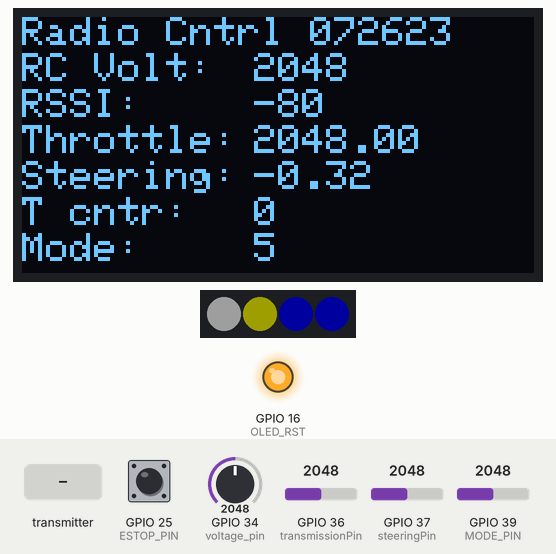
A program run on a simulated ESP32. Shown: 128×64 one-colour display, 4 RGB LEDs in strip order, left to right, output pins drawn as LEDs (lit = HIGH). Inputs (shaded band) come from the test bench; at power-on: GPIO 34 (voltage_pin) = 2048, GPIO 36 (transmissionPin) = 2048, GPIO 37 (steeringPin) = 2048, GPIO 25 (ESTOP_PIN) HIGH, GPIO 39 (MODE_PIN) = 2048. Dim RGB values are drawn brighter than linear; no radio packets arrive unless stated; what the program prints to the serial monitor is not drawn.

Above: at 11.2 s.
11.3 s: the transmitter starts sending gps_rtk_status = -100
At 13.3 s:
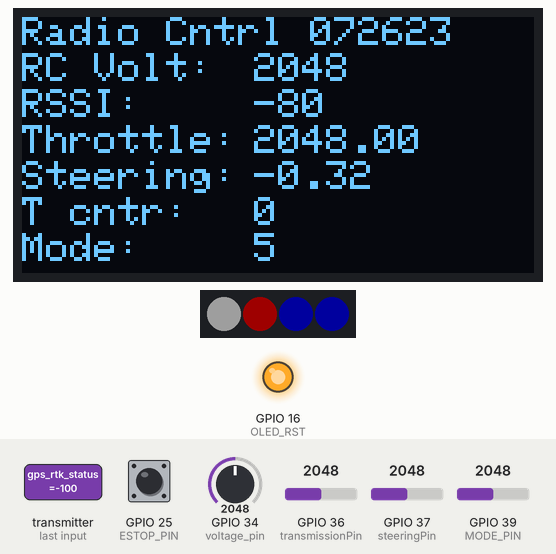
13.6 s: the transmitter starts sending counter = 1024
At 14.4 s:
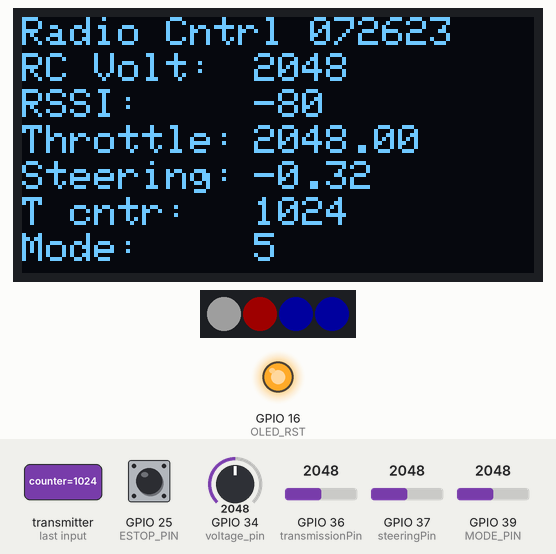
15.1 s: the transmitter starts sending gps_rtk_status = 0
At 16.4 s:
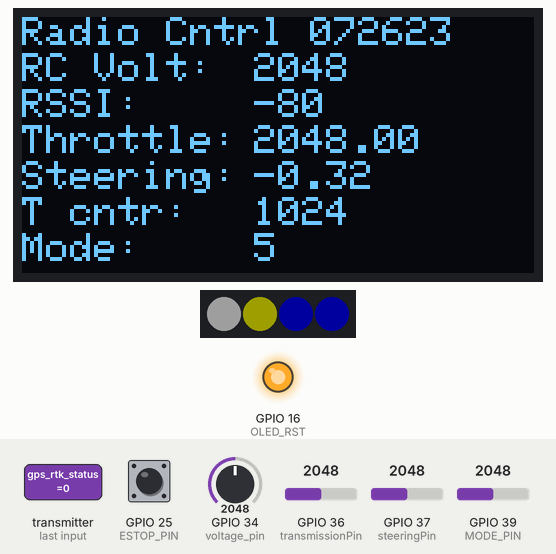
16.7 s: GPIO 34 (voltage_pin) set to 2866
At 17.1 s:
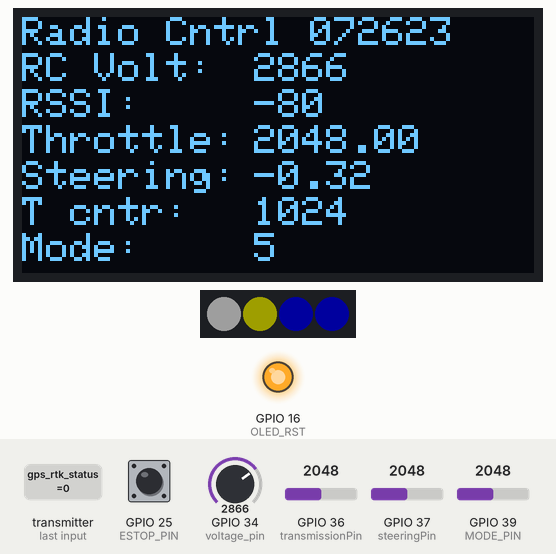
18.2 s: GPIO 36 (transmissionPin) set to 2866
At 18.6 s:
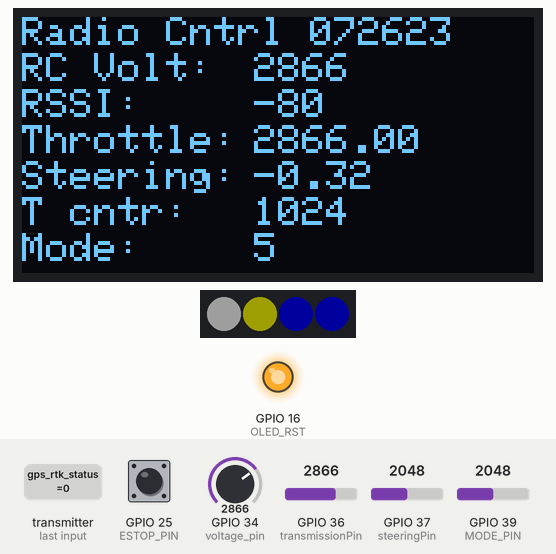
19.7 s: GPIO 37 (steeringPin) set to 2866
At 20.3 s:
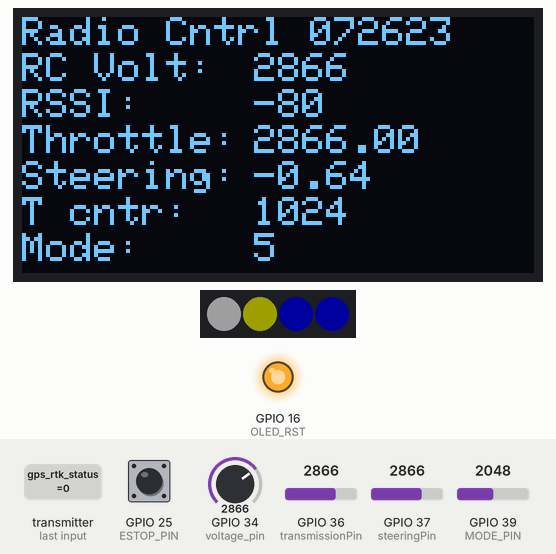
Timing chart, 0 to 22.2 s (numbered marks = the images above; inputs shaded):
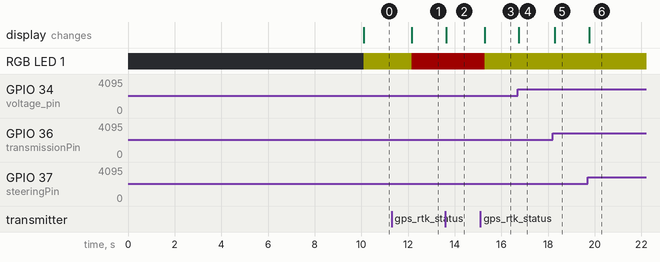

Measured:
- after the input at 11.3 s, RGB LED 1: RGB(30, 30, 0) → RGB(30, 0, 0) after 0.87 s
- after the input at 13.6 s, the display: changes at once (image 2)
- after the input at 15.1 s, RGB LED 1: RGB(30, 0, 0) → RGB(30, 30, 0) after 0.19 s
- after the input at 16.7 s, the display: changes at once (image 4)
- after the input at 18.2 s, the display: changes after 0.08 s (image 5)
- after the input at 19.7 s, the display: changes after 0.07 s (image 6)

The program:

main.cpp
```cpp
#include <Arduino.h>
#include <SPI.h>
#include <LoRa.h>
#include <Adafruit_SSD1306.h>
#include <FastLED.h>

// LoRa Pin Definitions
#define CS_PIN 18
#define IRQ_PIN 26
#define RST_PIN 14
#define SCK_PIN 5
#define MISO 19
#define MOSI 27

// LoRa frequency and sync word
#define LORA_FREQUENCY 915E6
#define LORA_SYNC_WORD 0x15

#define SEND_STATE 0
#define RECEIVE_STATE 1
unsigned long stateSwitchInterval = 100; // time in milliseconds to switch state
unsigned long lastStateSwitch = 0;       // last time the state was switched
byte state = RECEIVE_STATE;              // start in receive state

// Data structure definition
struct RadioControlStruct
{
  float steering_val;
  float throttle_val;
  float voltage;
  byte estop;
  byte control_mode;
  unsigned long counter;
} RadioControlData;

struct TractorDataStruct
{
  float speed;
  float heading;
  float voltage;
  int8_t gps_rtk_status;
  unsigned long counter;
} TractorData;

////////////////////////////////////////////////////////////////
///////////////////////Inputs/outputs///////////////////////
// TTGO Board Pin definitions
#define transmissionPin 36 // transmissionPin
#define steeringPin 37     // steeringPin
#define voltage_pin 34
#define MODE_PIN 39
int led = 2;
float steering_val = 0;
int voltage_val = 0;
int mode_sw_analog = 0;

// estop
byte buttonState;
#define ESTOP_PIN 25

/////////////////////OLED variables///////////////////////
// OLED definitions
#define OLED_SDA 4
#define OLED_SCL 15
#define OLED_RST 16
#define SCREEN_WIDTH 128 // OLED display width, in pixels
#define SCREEN_HEIGHT 64 // OLED display height, in pixels
Adafruit_SSD1306 display(SCREEN_WIDTH, SCREEN_HEIGHT, &Wire, OLED_RST);
#define row_1 0
#define row_2 9
#define row_3 18
#define row_4 27
#define row_5 36
#define row_6 45
#define row_7 54
////////////////////////////////////////////////////////////////

// timing variables
unsigned long lastPrintMillis = 0;
unsigned long prev_time_OLED = 0;
unsigned long prevControlReadings = 0;
unsigned long prev_time_LED = 0;

// Additional Variables for Message Rate Calculation
unsigned long currentMillis = millis();
unsigned long previousHzCount = 0;
const long intervalHzCount = 5000;
float validatedMsgsHz = 0.0;
int validatedMsgsQty = 0;

// LED bar status related
#define NUM_LEDS 4
#define LED_PIN 12
#define BRIGHTNESS 30 // 0 off, 255 highest
int RSSI_test = 9;

// used classifying results
#define arraySize 10 // size of array a
int SteeringPts[arraySize] = {0, 130, 298, 451, 1233, 2351, 3468, 4094, 4096, 4097};
float SteeringValues[] = {0.96, 0.64, 0.32, 0, -0.32, -0.64, -0.96, -0.96, -0.96, 99};
int Mode_SW_Pts[arraySize] = {0, 1500, 1750, 1950, 2000, 4000, 4001, 4002, 4096, 4097};
int Mode_SW_Values[arraySize] = {2, 3, 0, 4, 5, 6, 7, 1, 8, 9};

// although RSSI is presented as a negative, in order to use this array we will pass the ABS of RSSI ref: https://www.studocu.com/row/document/institute-of-space-technology/calculus/why-rssi-is-in-negative/3653793
int RSSIPts[arraySize] = {0, -70, -90, -120, -124, -128, -132, -136, -140, -160};
CRGB leds[NUM_LEDS];
CRGB RSSIPtsValues[arraySize] = {CRGB::Green, CRGB::Green, CRGB::Yellow, CRGB::Yellow, CRGB::Red, CRGB::Red, CRGB::Red, CRGB::Red, CRGB::White, CRGB::White};

int return_test = 0;

int classifyRange(int a[], int x)
{
  int classification_ptr;
  if (x >= a[0] && x <= (a[1] - 1))
  {
    classification_ptr = 0;
  }
  else if (x >= a[1] && x <= (a[2] - 1))
  {
    classification_ptr = 1;
  }
  else if (x >= a[2] && x <= (a[3] - 1))
  {
    classification_ptr = 2;
  }
  else if (x >= a[3] && x <= (a[4] - 1))
  {
    classification_ptr = 3;
  }
  else if (x >= a[4] && x <= (a[5] - 1))
  {
    classification_ptr = 4;
  }
  else if (x >= a[5] && x <= (a[6] - 1))
  {
    classification_ptr = 5;
  }
  else if (x >= a[6] && x <= (a[7] - 1))
  {
    classification_ptr = 6;
  }
  else if (x >= a[7] && x <= (a[8] - 1))
  {
    classification_ptr = 7;
  }
  else if (x >= a[8] && x <= a[9])
  {
    classification_ptr = 8;
  }
  else
  {
    classification_ptr = 9;
  }
  return classification_ptr;
}

void getControlReadings()
{
  if (currentMillis - prevControlReadings >= 200)
  {
    RadioControlData.throttle_val = analogRead(transmissionPin);
    steering_val = analogRead(steeringPin);
    return_test = classifyRange(SteeringPts, steering_val);
    RadioControlData.steering_val = SteeringValues[return_test];
    // RadioControlData.steering_val = steering_val_ROS;
    voltage_val = analogRead(voltage_pin);
    RadioControlData.estop = digitalRead(ESTOP_PIN); // LOW = 0 side; HIGH = middle

  //  Serial.print("estop: ");
  //  Serial.println(RadioControlData.estop);

    mode_sw_analog = analogRead(MODE_PIN);
    return_test = classifyRange(Mode_SW_Pts, mode_sw_analog);
    RadioControlData.control_mode = Mode_SW_Values[return_test];
    prevControlReadings = millis();
  }
}

void calcQtyValidatedMsgs()
{ // calculate the qty of validated messages and save the results as frequency (i.e. Hz)
  if (currentMillis - previousHzCount >= intervalHzCount)
  {
    validatedMsgsHz = validatedMsgsQty / (intervalHzCount / 1000.0);
    validatedMsgsQty = 0; // reset the counter every 5 seconds
    previousHzCount = currentMillis;
  }
}

void InitLoRa()
{
  SPI.begin(SCK_PIN, MISO, MOSI, CS_PIN);
  LoRa.setPins(CS_PIN, RST_PIN, IRQ_PIN);
  if (!LoRa.begin(LORA_FREQUENCY))
  {
    Serial.println("LoRa initialization failed. Check your connections!");
    while (1)
      ;
  }
  LoRa.enableCrc();
  LoRa.setSyncWord(LORA_SYNC_WORD);
}

void printInfoMsg()
{
  if (currentMillis - lastPrintMillis >= 10000)
  { // 10 seconds
    Serial.print("Rx Hz: ");
    Serial.print(validatedMsgsHz);
    Serial.print(" | Tx counter: ");
    Serial.println(RadioControlData.counter);
    lastPrintMillis = currentMillis;
  }
}

void TxRxLoRaMsgs() {
  int packetSize = LoRa.parsePacket();
  switch (state)
  {
  case SEND_STATE:
    RadioControlData.counter++;
    LoRa.beginPacket();
    LoRa.write((byte *)&RadioControlData, sizeof(RadioControlStruct));
    LoRa.endPacket();
    Serial.print("s");
    state = RECEIVE_STATE; // Switch to receive state immediately after sending a packet
    break;

  case RECEIVE_STATE:
    if (packetSize)
    {
      while (LoRa.available())
      {
        LoRa.readBytes((byte *)&TractorData, sizeof(TractorDataStruct));
      }
      validatedMsgsQty++;     // increment the count of incoming messages
      calcQtyValidatedMsgs(); // calculate the frequency of validated messages
      Serial.print("R");
      // Optionally, switch back to send state after receiving a packet
      state = SEND_STATE;
    }
    // Optionally, if no packet received after a certain timeout, switch back to send state
    else if (currentMillis - lastStateSwitch >= stateSwitchInterval)
    {
      state = SEND_STATE;
    }
    break;

  default:
    // Handle error or unexpected state
    break;
  }
  lastStateSwitch = millis(); // Update last state switch time
}


void displayOLED() {
  if (currentMillis - prev_time_OLED >= 1000)
  { // 1 second
    display.clearDisplay();
    // display.setCursor(0,0);
    display.setTextSize(1);
    display.setCursor(0, row_1);
    display.print("Radio Cntrl 072623");
    display.setCursor(0, row_2);
    display.print("RC Volt:");
    display.setCursor(58, row_2);
    display.print(voltage_val);
    display.setCursor(0, row_3);
    display.print("RSSI:");
    display.setCursor(58, row_3);
    display.println(LoRa.packetRssi());
    display.setCursor(0, row_4);
    display.print("Throttle:");
    display.setCursor(58, row_4);
    display.print(RadioControlData.throttle_val);
    display.setCursor(0, row_5);
    display.print("Steering:");
    display.setCursor(58, row_5);
    display.print(RadioControlData.steering_val);
    // display.setCursor(0,57);   display.print("Mode SW:");  display.setCursor(58,57);    display.print(switch_mode);
    display.setCursor(0, row_6);
    display.print("T cntr:");
    display.setCursor(58, row_6);
    display.print(TractorData.counter);
    display.setCursor(0, row_7);
    display.print("Mode:");
    display.setCursor(58, row_7);
    display.print(RadioControlData.control_mode);
    display.display();
    //  Serial.print(", TractorData.counter: "); Serial.print(TractorData.counter);
  }
}

void initializeOLED() {
  // Serial.println("In initializeOLED");
  pinMode(OLED_RST, OUTPUT);
  digitalWrite(OLED_RST, LOW);
  delay(20);
  digitalWrite(OLED_RST, HIGH);
  Wire.begin(OLED_SDA, OLED_SCL);
  if (!display.begin(SSD1306_SWITCHCAPVCC, 0x3c, false, false))
  { // Address 0x3C for 128x32
    // Serial.println(F("SSD1306 allocation failed"));
    while (1)
      delay(1000); // loop forever and don't continue
  }
  display.clearDisplay();
  display.setTextColor(WHITE);
  display.setTextSize(1);
  display.setCursor(0, 0);
  display.print("start OLED");
  Serial.println("initializeOLED - exit");
}

void displayLEDstatus() {
  if (currentMillis - prev_time_LED >= 1000)
  { // 1 second
    RSSI_test = classifyRange(RSSIPts, LoRa.packetRssi());
    leds[0] = RSSIPtsValues[RSSI_test];

    switch (TractorData.gps_rtk_status)
    {
    case -1:
      leds[1] = CRGB::Red;
      break;
    case 0:
      leds[1] = CRGB::Yellow;
      break;
    case 2:
      leds[1] = CRGB::Green;
      break;
    default:
      leds[1] = CRGB::Red;
      break;
    }

    leds[2] = CRGB::Blue;
    leds[3] = CRGB::Blue;
    FastLED.show();
    prev_time_LED = millis();
  }
}

void initLEDs(){
  FastLED.addLeds<NEOPIXEL, LED_PIN>(leds, NUM_LEDS);
  // FastLED.addLeds<WS2812, LED_PIN, GRB>(leds, NUM_LEDS);
  FastLED.setMaxPowerInVoltsAndMilliamps(5, 500);
  FastLED.setBrightness(BRIGHTNESS);
  FastLED.clear();
  FastLED.show();
}

void setup(){
  pinMode(ESTOP_PIN, INPUT_PULLUP);
  pinMode(MODE_PIN, INPUT);
  Serial.begin(115200);
  delay(10000); // to give me time to open the serial monitor
  InitLoRa();
  Serial.println("Radio Control setup complete.");
  initializeOLED();
  initLEDs();
}

void loop(){
  currentMillis = millis();
  getControlReadings();
  TxRxLoRaMsgs();
  displayOLED();
  printInfoMsg();
  displayLEDstatus();
}
```
